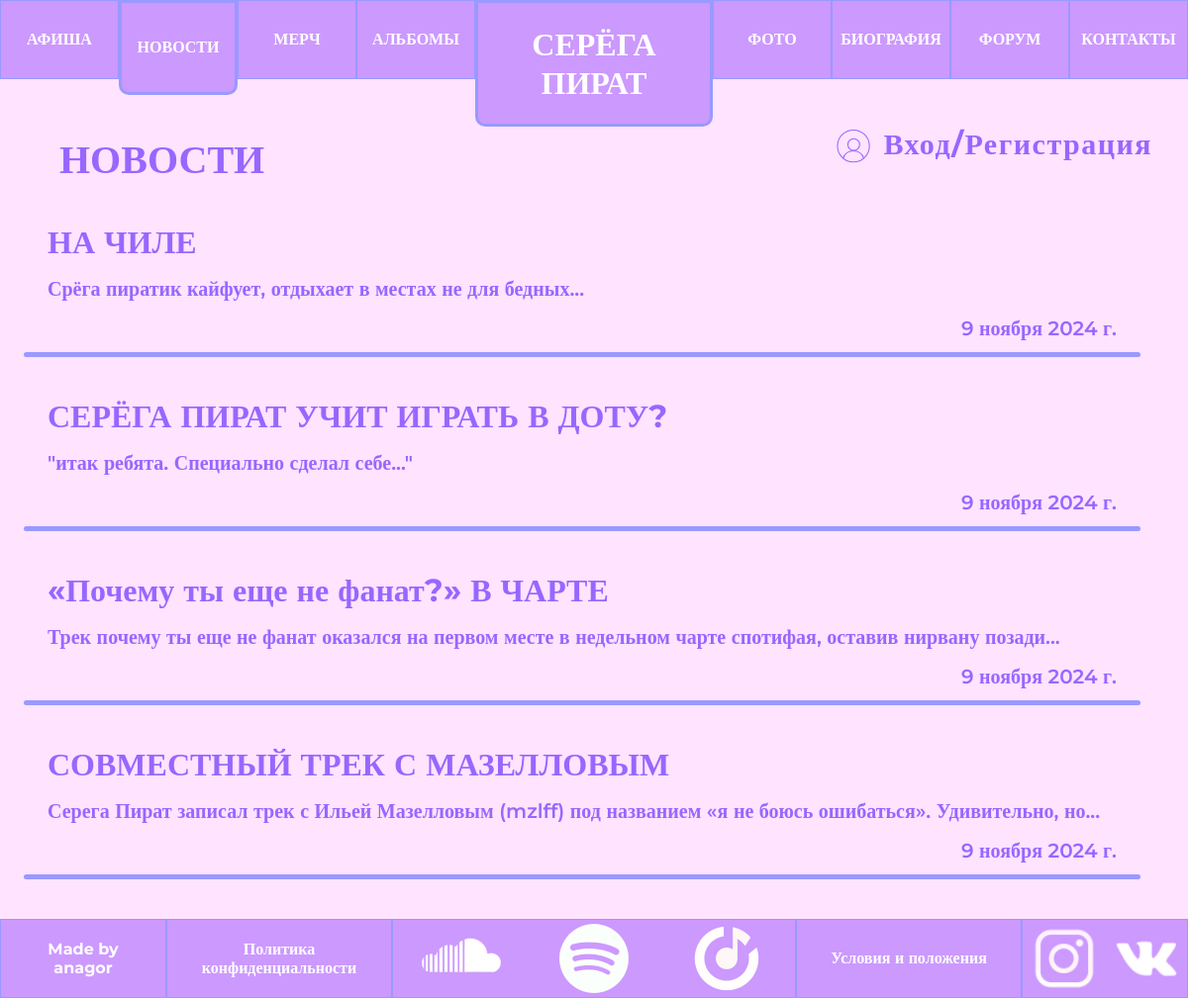
Page /news/ on the committed database.
### news/models.py (models this page shows, shortened)
class News(models.Model):
    title = models.CharField("Название", max_length=100)
    desc = models.CharField("Описание", max_length=200)
    text = models.TextField("Текст новости", max_length=1000)
    photo = models.ImageField("Фотография", upload_to='news/static/news/', blank=True, default='None')
    date = models.DateField("Дата создания")
    class Meta:
        verbose_name="Новость"
        verbose_name_plural="Новости"

### news/views.py (the view)
# urls.py: path('news/', include('news.urls')),
def news(request):
    queryset = News.objects.order_by('-id')
    data = {
        "title": 'Альбомы',
        'showprofile': True,
        'now': 'news',
        'news': [[obj.id, obj.title, obj.desc, obj.text, str(obj.photo.url).replace('/news/static/', ''), obj.date] for obj in queryset],
    }
    return render(request, 'news/news.html', data)

### news/templates/news/news.html
{% extends 'main/base.html' %}
{% load static %}
{% block h %}
<h1>НОВОСТИ</h1>
{% endblock %}
{% block main %}
<div>
    <div class="news">
        {% for id, title, desc, text, photo, date in news %}
        <a href="{{ id }}">{{ title }}</a>
        <p>{{desc}}</p>
        <p class="date">{{date}}</p>
        <hr>
        {% endfor %}
    </div>
</div>
{% endblock %}

### main/static/main/css/style.css (style rules this page uses)
* { box-sizing: border-box; margin: 0; padding: 0; font-family: "Montserrat"; }
body { display: flex; flex-direction: column; height: 100dvh; background-color: #FFE3FF; }
h1 { padding-left: 5dvw; padding-top: 5dvh; font-size: 40px; font-weight: 700; line-height: 49px; letter-spacing: 0em; color: #9966FF; }
.date { display: flex; justify-content: end; }

### rows in the picture
News: news "НА ЧИЛЕ", news "Срёга пиратик кайфует, отдыхает в местах не для бедных...", news "9 ноября 2024 г."
News: news "СЕРЁГА ПИРАТ УЧИТ ИГРАТЬ В ДОТУ?", news "\"итак ребята. Специально сделал себе...\"", news "9 ноября 2024 г."
News: news "«Почему ты еще не фанат?» В ЧАРТЕ", news "Трек почему ты еще не фанат оказался на первом месте в недельном чарте спотифая, оставив нирвану позади...", news "9 ноября 2024 г."
News: news "СОВМЕСТНЫЙ ТРЕК С МАЗЕЛЛОВЫМ", news "Серега Пират записал трек с Ильей Мазелловым (mzlff) под названием «я не боюсь ошибаться». Удивительно, но...", news "9 ноября 2024 г."
